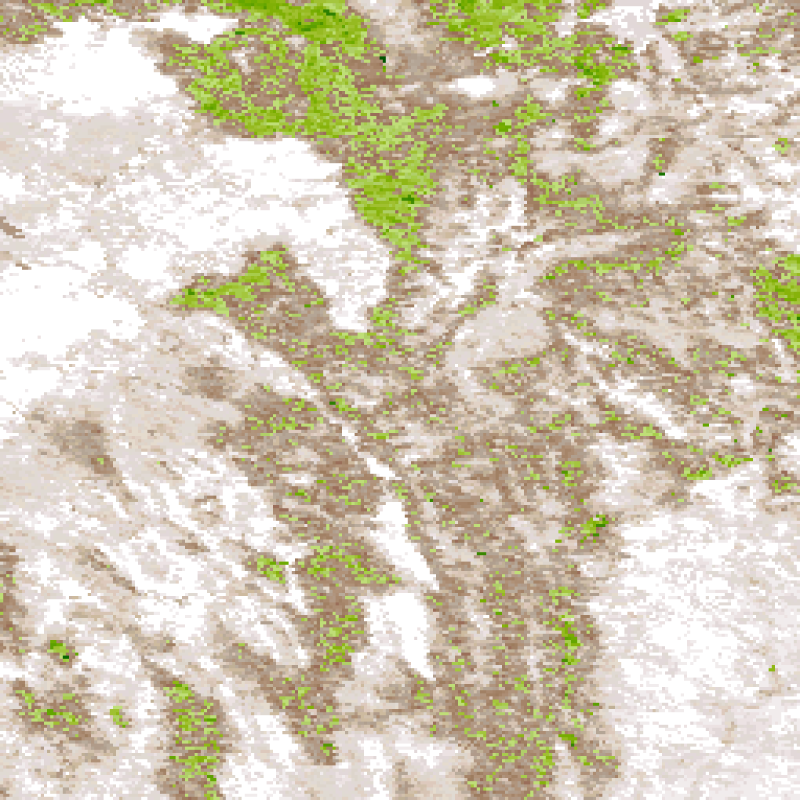
#> input picture download/grassland/20100101.png, 4000 x 4000 px (shown at 1/5 size); its folder holds only this picture in this run
$ python toint.py
#> lines starting #> are read from the running program, lines starting #| are printed output that depends on the picture
import numpy
from PIL import Image
import pathlib

for folder in pathlib.Path('download').iterdir():
    if not folder.is_dir():
        continue
    data_list = []
    with open(folder.name + '.csv', 'w') as f:
        f.write('filename, \n')
        for file in folder.iterdir():
            img = Image.open(file)
#> img is the input picture: PIL image 4000x4000 RGBA; mean R, G, B, A 169.8, 161, 138.5, 215.2
            img = img.resize((1, 1))
            pixel = img.getpixel((0, 0))
#> pixel = (199, 189, 162, 217)
            g = (pixel[0]/1.5 + pixel[1] * 2 + pixel[2] / 1.5) / 3
#> g = 206.2
            f.write(file.name + ',' +str(g) +'\n')
            img.resize((100, 100)).save('resized/' + folder.name + '/' + file.name)
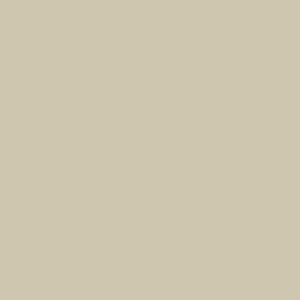
#> saved as 20100101.png: PIL image 100x100 RGBA (shown 3 times larger); mean R, G, B, A 198, 189, 162, 217; transparent parts drawn white
#> pass 2 of the loop `for folder in pathlib.Path('download').iterdir():`:
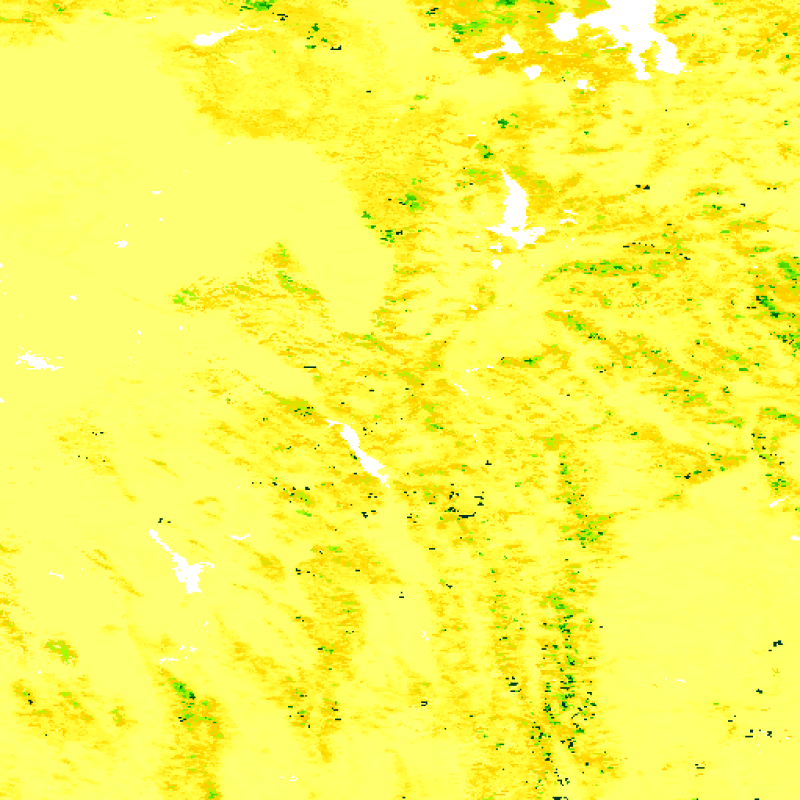
#> input picture download/light/20100101.png, 4000 x 4000 px (shown at 1/5 size)
#> img is the input picture: PIL image 4000x4000 RGBA; mean R, G, B, A 247.8, 244.6, 79.9, 251.1
#> pixel = (251, 247, 80, 251)
#> g = 238.2
#> `img.resize((100, 100)).save('resized/' + folder.name + '/' + file.name)`:
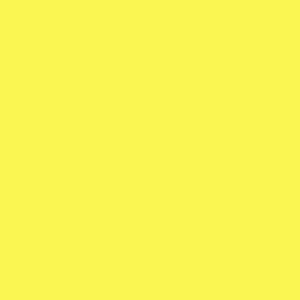
#> saved as 20100101.png: PIL image 100x100 RGBA (shown 3 times larger); mean R, G, B, A 250, 246, 80, 251; transparent parts drawn white
